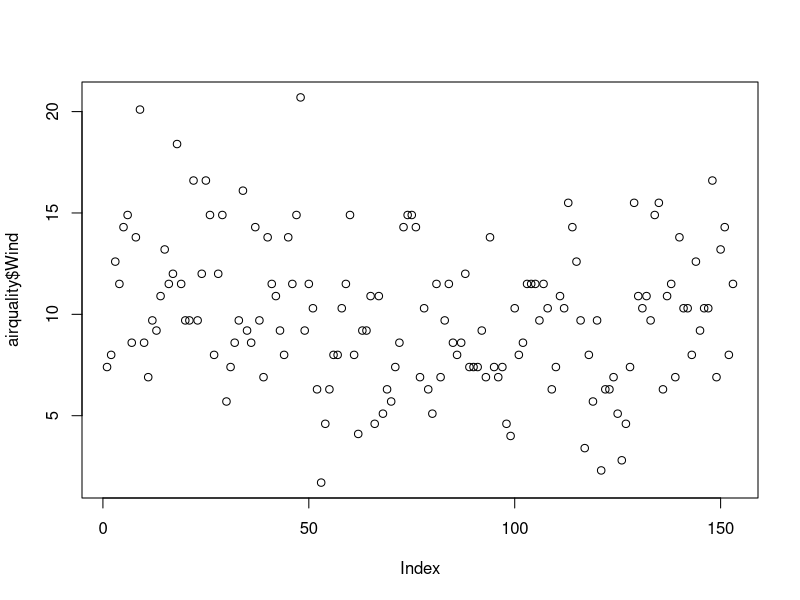
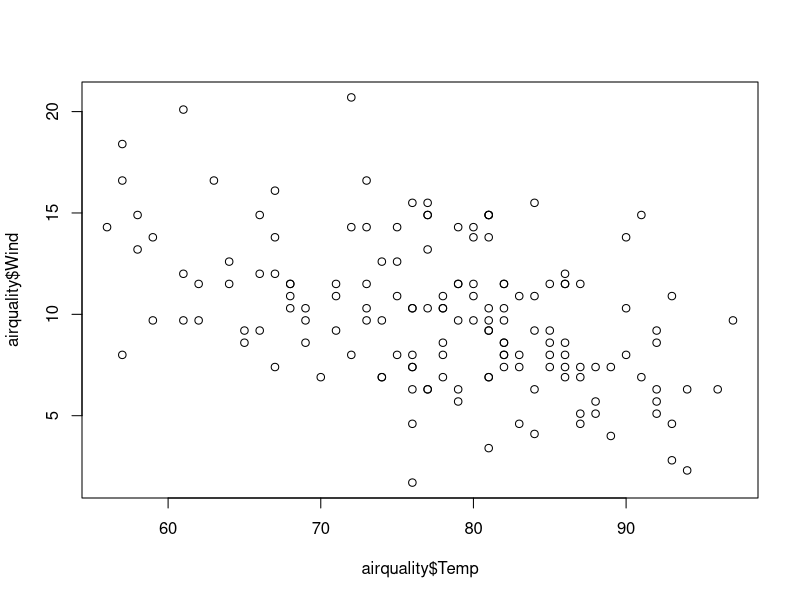
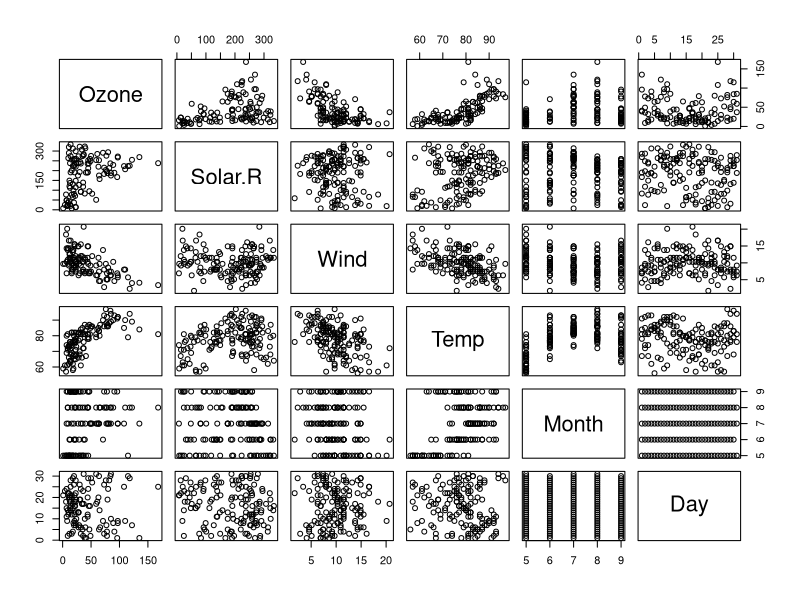
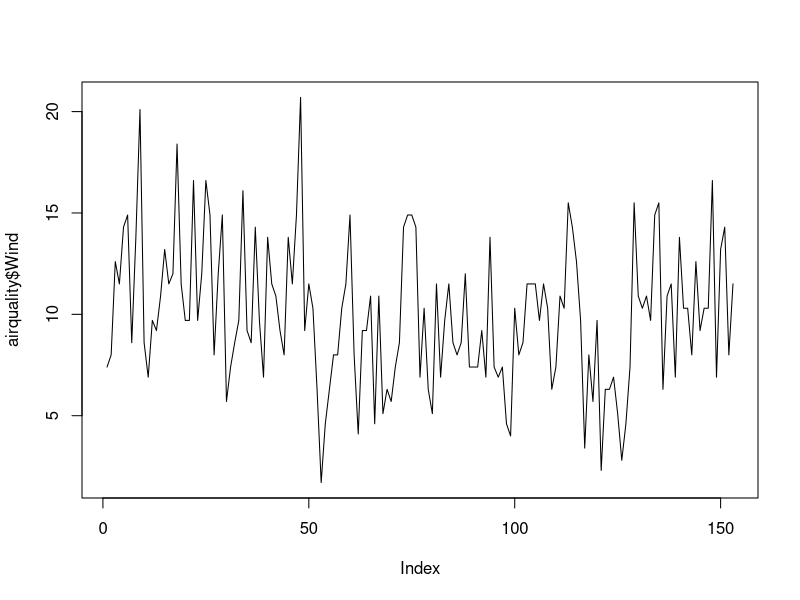
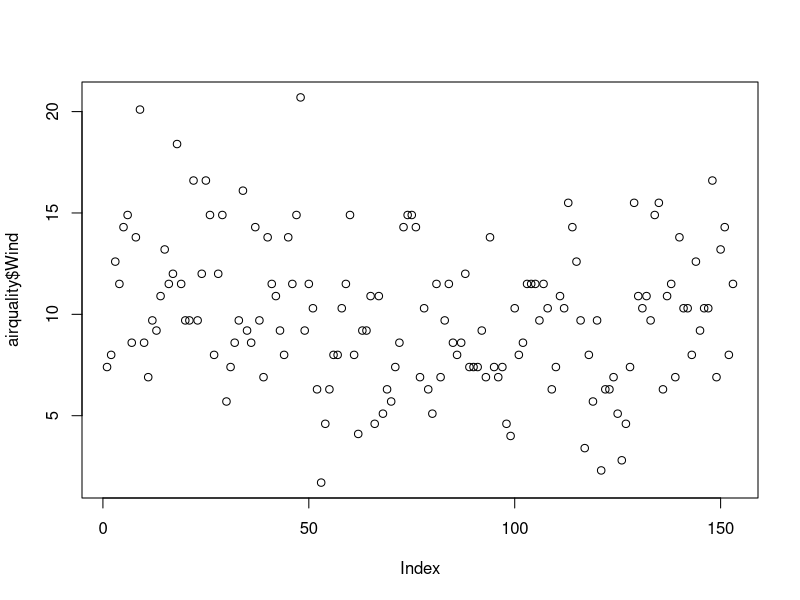
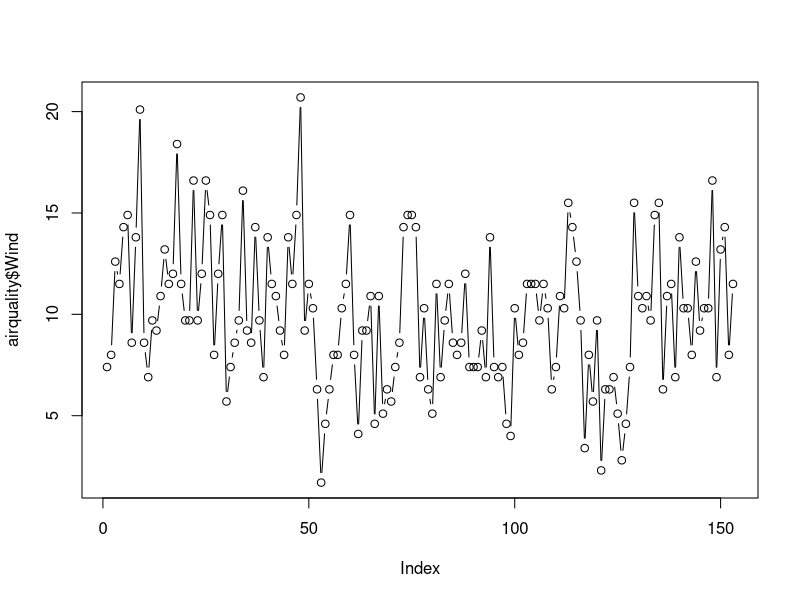
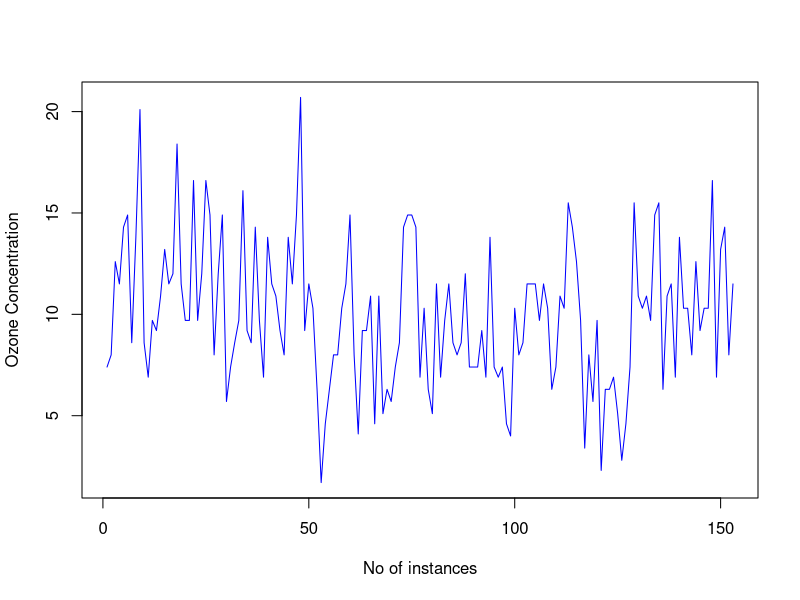
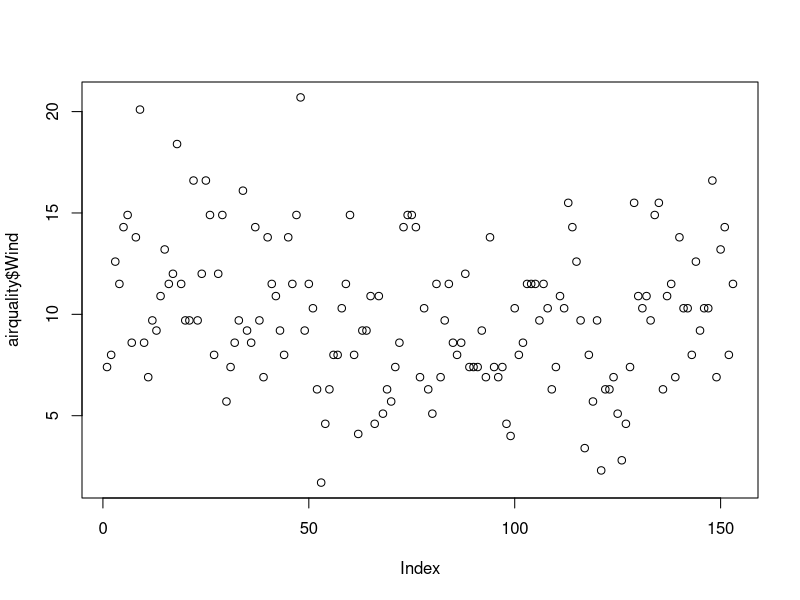

The R source for these figures, in order:
# Descriptive Data Analytics
airquality <-datasets::airquality

# Top 10 rows
head(airquality,10)

# LAst 10 rows
tail(airquality,10)

airquality[,c(1,2)]
df<-airquality[,-6]
summary(airquality)
airquality[,1]
airquality$Temp
summary(airquality$Temp)

# Plots
plot(airquality$Wind)
plot(airquality$Temp,airquality$Wind)
plot(airquality)
# Type - L - line, P- Point, b - both
plot(airquality$Wind,type = "l")
plot(airquality$Wind,type = "p")
plot(airquality$Wind,type = "b")
plot(airquality$Wind,ylab ="Ozone Concentration", xlab = "No of instances",col ='blue',type = "l")


#####################
plot(airquality$Wind)
plot(airquality$Temp,airquality$Wind,type="p")
plot(airquality)
# points and lines 
plot(airquality$Wind, type= "b") # p: points, l: lines,b: both
plot(airquality$Ozone, ylab = 'ozone Concentration', 
     xlab = 'No of Instances', main = 'Ozone levels in NY city',
     col = 'blue')
# Horizontal bar plot
barplot(airquality$Ozone, main = 'Ozone Concenteration in air',
        ylab = 'ozone levels', col= 'blue',horiz = T,axes=T)
#Histogram
hist(airquality$Temp)
hist(airquality$Solar.R, 
     main = 'Solar Radiation values in air',
     xlab = 'Solar rad.', col='blue')

#Single box plot 
boxplot(airquality$Temp,main="Temp_Boxplot")
# Multiple box plots
boxplot(airquality,main='Multiple')
#margin of the grid(mar), 
#no of rows and columns(mfrow), 
#whether a border is to be included(bty) 
#and position of the 
#labels(las: 1 for horizontal, las: 0 for vertical)
#bty - box around the plot
par(mfrow=c(3,3),mar=c(2,5,2,1),  las=0, bty="o")

plot(airquality$Ozone)
plot(airquality$Ozone, airquality$Wind)
plot(airquality$Ozone, type= "l")
plot(airquality$Ozone, type= "l")
plot(airquality$Ozone, type= "l")
barplot(airquality$Ozone, main = 'Ozone Concenteration in air',
        xlab = 'ozone levels', col='green',horiz = TRUE)
hist(airquality$Solar.R)

boxplot(airquality$Solar.R)
boxplot(airquality[,0:4], main='Multiple Box plots') 


